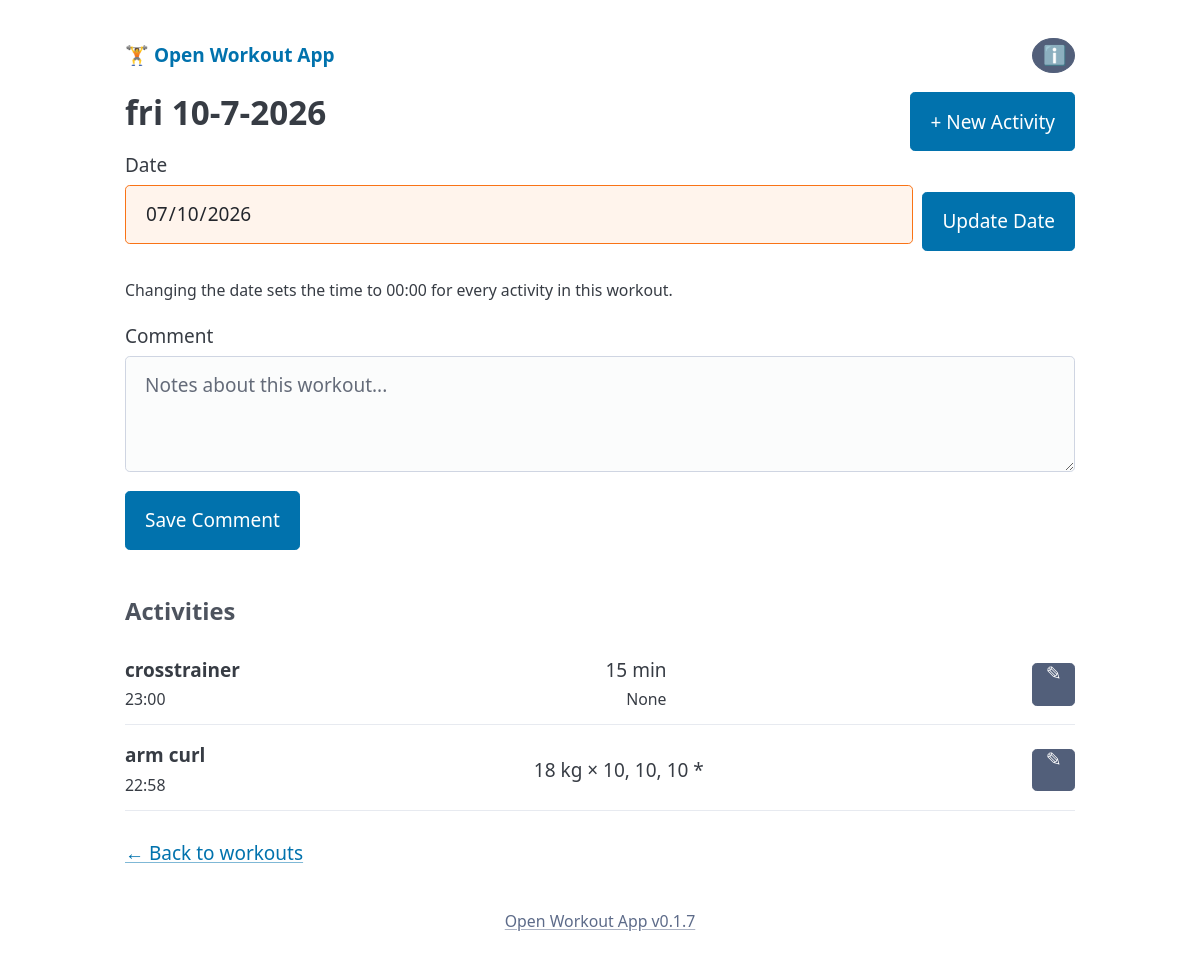
The page /workouts/1 on the database its author committed.
### app/models.py (models this page shows)
class Workout(db.Model):
    __tablename__ = "workout"
    id = db.Column(db.Integer, primary_key=True)
    date = db.Column(db.Date, unique=True, nullable=False)
    comment = db.Column(db.Text, nullable=True)
    activities = db.relationship(
        "Activity",
        backref="workout",
        lazy=True,
        order_by="Activity.timestamp.desc()",
    )
    @property
    def label(self):
        weekday_name = self.date.strftime("%a").lower()
        return f"{weekday_name} {self.date.day}-{self.date.month}-{self.date.year}"

class Activity(db.Model):
    __tablename__ = "activity"
    id = db.Column(db.Integer, primary_key=True)
    exercise_id = db.Column(db.Integer, db.ForeignKey("exercise.id"), nullable=False)
    workout_id = db.Column(db.Integer, db.ForeignKey("workout.id"), nullable=True)
    timestamp = db.Column(db.DateTime, default=datetime.now, nullable=False)
    weight = db.Column(db.Float, nullable=True)    # kg
    duration = db.Column(db.Float, nullable=True)  # minutes
    reps = db.Column(db.JSON, nullable=True)         # list of ints, e.g. [10, 10, 7]
    settings = db.Column(db.String(200), nullable=True)
    adjustment = db.Column(db.String(1), nullable=True)  # "-", "*", "+" or NULL
    description = db.Column(db.Text, nullable=True)  # free-text note about this activity
    @staticmethod
    def _format_number(value):
        return str(int(value)) if value == int(value) else str(value)
    @property
    def summary(self):
        parts = []
        if self.weight is not None:
            parts.append(f"{self._format_number(self.weight)} kg")
        if self.duration is not None:
            parts.append(f"{self._format_number(self.duration)} min")
        summary_text = " + ".join(parts)
        if self.reps:
            reps_text = ", ".join(str(rep) for rep in self.reps)
            summary_text = f"{summary_text} × {reps_text}" if summary_text else reps_text
        if self.adjustment:
            summary_text = f"{summary_text} {self.adjustment}" if summary_text else self.adjustment
        return summary_text

class Exercise(db.Model):
    __tablename__ = "exercise"
    id = db.Column(db.Integer, primary_key=True)
    name = db.Column(db.String(100), unique=True, nullable=False)
    has_weight = db.Column(db.Boolean, nullable=False, default=True)
    has_duration = db.Column(db.Boolean, nullable=False, default=False)
    has_reps = db.Column(db.Boolean, nullable=False, default=True)
    description = db.Column(db.Text, nullable=True)
    activities = db.relationship(
        "Activity",
        backref="exercise",
        lazy=True,
        cascade="all, delete-orphan",
        order_by="Activity.timestamp.desc()",
    )

### app/routes/workouts.py (the view)
@bp.route("/<int:workout_id>")
def workout_detail(workout_id):
    workout = Workout.query.get_or_404(workout_id)
    activities = (
        Activity.query.filter_by(workout_id=workout.id)
        .order_by(Activity.timestamp.desc())
        .all()
    )
    return render_template("workout_detail.html", workout=workout, activities=activities)

### app/__init__.py (called while the page is built)
def create_app():
    app = Flask(__name__)
    data_dir = os.environ.get("DATA_DIR", os.path.join(os.path.dirname(__file__), "data"))
    os.makedirs(data_dir, exist_ok=True)
    app.config["SQLALCHEMY_DATABASE_URI"] = "sqlite:///" + os.path.join(data_dir, "app.db")
    app.config["SQLALCHEMY_TRACK_MODIFICATIONS"] = False
    db.init_app(app)
    with app.app_context():
        db.create_all()
    for blueprint in ALL_BLUEPRINTS:
        app.register_blueprint(blueprint)
    @app.context_processor
    def inject_template_globals():
        return {"app_version": APP_VERSION, "today": date.today()}
    return app

### app/templates/workout_detail.html (shortened to what this page needs)
{% extends 'base.html' %}
{% block content %}
<div class="top-bar">
  <h2>{{ workout.label }}</h2>
  <a role="button" href="{{ url_for('activities.activity_new', date=(workout.date.strftime('%Y-%m-%d') if workout.date != today else None)) }}">+ New Activity</a>
</div>
<form method="post" action="{{ url_for('workouts.workout_date_update', workout_id=workout.id) }}"
      style="display:flex; gap:.5rem; align-items:flex-end; margin-bottom:.25rem;">
  <label style="flex:1;">Date
    <input type="date" name="date" value="{{ workout.date.strftime('%Y-%m-%d') }}"
           class="{{ 'date-warning' if workout.date != today else '' }}">
  </label>
  <button type="submit" style="width:auto;">Update Date</button>
</form>
<p><small>Changing the date sets the time to 00:00 for every activity in this workout.</small></p>
{% include '_workout_comment.html' %}
<h4 style="margin-top:1.5rem;">Activities</h4>
{% if activities %}
<ul class="plain">
{% for activity in activities %}
<li class="list-item">
  <span>
    <strong>{{ activity.exercise.name }}</strong><br>
    <small>{{ activity.timestamp.strftime('%H:%M') }}</small>
  </span>
  <span style="text-align:right;">
    {{ activity.summary }}
    {% if activity.settings %}<br><small>{{ activity.settings }}</small>{% endif %}
  </span>
  <a href="{{ url_for('activities.activity_edit_page', activity_id=activity.id) }}"
     role="button" class="icon-btn secondary" aria-label="Edit">&#9998;</a>
</li>
{% endfor %}
</ul>
{% else %}
<p><small>No activities for this workout.</small></p>
{% endif %}
<p style="margin-top:1.5rem;"><a href="{{ url_for('workouts.workouts_list') }}">&larr; Back to workouts</a></p>
{% endblock %}

### app/templates/base.html (style rules this page uses)
.list-item { display: flex; justify-content: space-between; align-items: center; gap: .5rem; padding: .6rem 0; border-bottom: 1px solid var(--pico-muted-border-color); }
.list-item a { text-decoration: none; }
.top-bar { display: flex; justify-content: space-between; align-items: center; gap: 1rem; }
.top-bar a[role="button"] { margin: 0; }
ul.plain { list-style: none; padding: 0; margin: 0; }
.icon-btn { flex: 0 0 auto; width: 2.25rem; height: 2.25rem; margin: 0; padding: 0; line-height: 1; font-size: 1rem; display: inline-flex; align-items: center; justify-content: center; }
input[type="date"].date-warning { border-color: #f97316; background: rgba(249, 115, 22, 0.08); }

### rows shown on the page
Workout: label "fri 10-7-2026", date "07/10/2026"
Activity: exercise.name "crosstrainer", timestamp "23:00", summary "15 min", settings "None"
Activity: exercise.name "arm curl", timestamp "22:58", summary "18 kg × 10, 10, 10 *"

### other values the page prints
{{ app_version }} "0.1.7"
